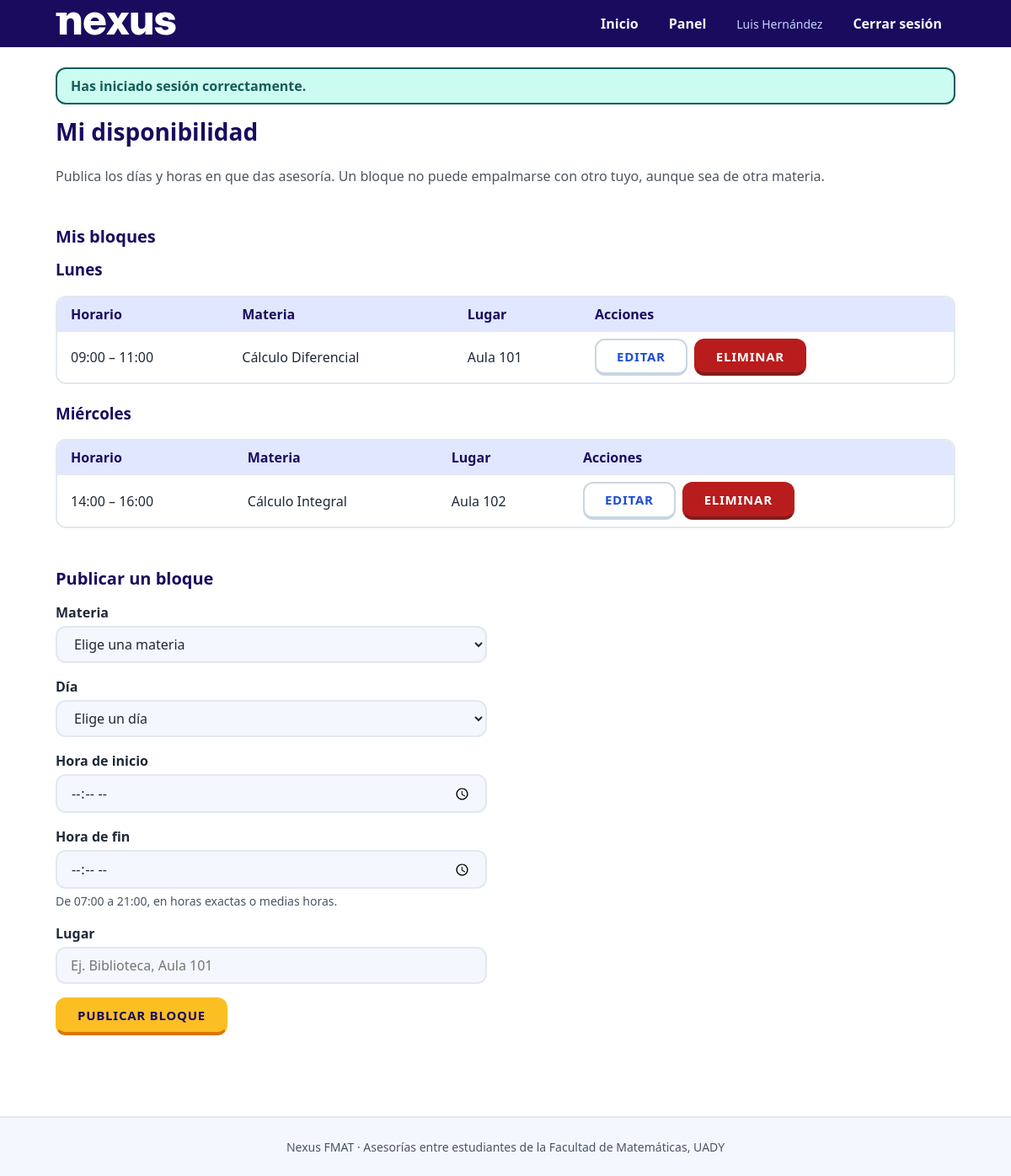
The page /disponibilidad.php (signed in) on the database its author committed.
### tables this page shows
CREATE TABLE disponibilidad (
  id INT UNSIGNED NOT NULL AUTO_INCREMENT,
  asesor_id INT UNSIGNED NOT NULL,
  materia_id INT UNSIGNED NOT NULL,
  dia_semana TINYINT UNSIGNED NOT NULL,
  hora_inicio TIME NOT NULL,
  hora_fin TIME NOT NULL,
  lugar VARCHAR(100) NOT NULL,
  PRIMARY KEY (id),
  CONSTRAINT fk_disponibilidad_asesor_materia
   FOREIGN KEY (asesor_id, materia_id)
   REFERENCES asesor_materia (asesor_id, materia_id)
   ON DELETE CASCADE,
  CONSTRAINT chk_disponibilidad_hora CHECK (hora_inicio < hora_fin),
  CONSTRAINT chk_disponibilidad_dia CHECK (dia_semana BETWEEN 1 AND 6)
);

CREATE TABLE materias (
  id INT UNSIGNED NOT NULL AUTO_INCREMENT,
  clave VARCHAR(50) NOT NULL,
  nombre VARCHAR(100) NOT NULL,
  activa TINYINT(1) NOT NULL DEFAULT 1,
  PRIMARY KEY (id),
  UNIQUE KEY uq_materias_clave (clave)
);

### public/disponibilidad.php (called while the page is built, shortened)
<?php
requiereRol('asesor');
$asesorId = (int) usuarioActual()['id'];
$bloque = BLOQUE_NUEVO;
$errores = [];
$bloquesPorDia = [];
foreach (Disponibilidad::deAsesor($asesorId) as $fila) {
    $fila['horario'] = normalizarHora($fila['hora_inicio']) . ' – ' . normalizarHora($fila['hora_fin']);
    $bloquesPorDia[ucfirst(DIAS_SEMANA[$fila['dia_semana']])][] = $fila;
}
vista('asesor/disponibilidad', [
    'titulo' => 'Mi disponibilidad',
    'materias' => AsesorMateria::materiasDe($asesorId),
    'nombresDia' => array_map('ucfirst', DIAS_SEMANA),
    'bloquesPorDia' => $bloquesPorDia,
    'bloque' => $bloque,
    'errores' => $errores,
]);

### app/includes/db.php (called while the page is built, shortened)
<?php
function db(): PDO
{
    static $pdo = null;
    if ($pdo !== null) {
        return $pdo;
    }
    try {
        $pdo = new PDO(
            'mysql:host=' . DB_HOST . ';dbname=' . DB_NAME . ';charset=utf8mb4',
            DB_USER,
            DB_PASS,
            [
                PDO::ATTR_ERRMODE => PDO::ERRMODE_EXCEPTION,
                PDO::ATTR_DEFAULT_FETCH_MODE => PDO::FETCH_ASSOC,
                PDO::ATTR_EMULATE_PREPARES => false,
            ]
        );
    } catch (PDOException $ex) {
        error_log('Nexus FMAT · error de conexión a la BD: ' . $ex->getMessage());
        abortar(500, 'No se pudo conectar con la base de datos. Intenta más tarde.');
    }
    return $pdo;
}

### app/models/Usuario.php (called while the page is built, shortened)
<?php
final class Usuario
{
    public static function buscarPorId(int $id): ?array
    {
        $stmt = db()->prepare(
            'SELECT id, nombre, apellidos, correo, rol, activo,
                    matricula, licenciatura_id, semestre, creado_en
               FROM usuarios
              WHERE id = :id
              LIMIT 1'
        );
        $stmt->execute(['id' => $id]);
        $usuario = $stmt->fetch();
        return $usuario ?: null;
    }
}

### app/includes/auth.php (called while the page is built, shortened)
<?php
function requiereLogin(): void
{
    $sesion = usuarioActual();
    $id = is_array($sesion) ? (int) ($sesion['id'] ?? 0) : 0;
    $usuario = Usuario::buscarPorId($id);
}
function requiereRol(string ...$roles): void
{
    requiereLogin();
}

### app/models/Disponibilidad.php (called while the page is built, shortened)
<?php
class Disponibilidad
{
    public static function deAsesor(int $asesorId): array
    {
        $stmt = db()->prepare(
            'SELECT d.*, m.nombre AS materia
               FROM disponibilidad d
               JOIN materias m ON m.id = d.materia_id
              WHERE d.asesor_id = ?
              ORDER BY d.dia_semana, d.hora_inicio'
        );
        $stmt->execute([$asesorId]);
        return $stmt->fetchAll();
    }
}

### app/includes/horario.php (called while the page is built, shortened)
<?php
function normalizarHora(string $hora): string
{
    return substr($hora, 0, LONGITUD_HORA);
}

### app/views/asesor/disponibilidad.php (the view, shortened to what this page needs)
<?php
$editando = (int) $bloque['id'] !== 0;
?>
<section class="seccion">
    <h1>Mi disponibilidad</h1>
    <p class="texto-suave">Publica los días y horas en que das asesoría. Un bloque no puede empalmarse con otro tuyo, aunque sea de otra materia.</p>
</section>
<?php if ($materias === []): ?>
    <div class="alerta alerta-info" role="status">
        Todavía no impartes ninguna materia.
        <a href="<?= e(url('mis_materias.php')) ?>">Agrega tus materias</a> para publicar tu disponibilidad.
    </div>
<?php else: ?>
    <section class="seccion">
        <h2>Mis bloques</h2>
        <?php if ($bloquesPorDia === []): ?>
            <p class="texto-suave">Todavía no publicas bloques. Agrega el primero abajo.</p>
        <?php else: ?>
            <?php foreach ($bloquesPorDia as $dia => $bloques): ?>
                <section class="dia-disponibilidad">
                    <h3><?= e($dia) ?></h3>
                    <div class="tabla-envoltura">
                        <table class="tabla">
                            <thead>
                                <tr>
                                    <th scope="col">Horario</th>
                                    <th scope="col">Materia</th>
                                    <th scope="col">Lugar</th>
                                    <th scope="col">Acciones</th>
                                </tr>
                            </thead>
                            <tbody>
                                <?php foreach ($bloques as $fila): ?>
                                    <tr>
                                        <td><?= e($fila['horario']) ?></td>
                                        <td><?= e($fila['materia']) ?></td>
                                        <td><?= e($fila['lugar']) ?></td>
                                        <td>
                                            <div class="acciones">
                                                <a class="boton boton-secundario" href="<?= e(url('disponibilidad.php?editar=' . $fila['id'] . '#formulario-bloque')) ?>">Editar</a>
                                                <form method="post" action="<?= e(url('disponibilidad.php')) ?>">
                                                    <button class="boton boton-peligro" type="submit"
                                                        data-confirmar="¿Eliminar el bloque de <?= e($fila['materia']) ?>, <?= e($dia) ?> <?= e($fila['horario']) ?>?">
                                                        Eliminar
                                                    </button>
                                                </form>
                                            </div>
                                        </td>
                                    </tr>
                                <?php endforeach; ?>
                            </tbody>
                        </table>
                    </div>
                </section>
            <?php endforeach; ?>
        <?php endif; ?>
    </section>
    <section class="seccion" id="formulario-bloque">
        <h2><?= e($editando ? 'Editar bloque' : 'Publicar un bloque') ?></h2>
        <form class="formulario" method="post" action="<?= e(url('disponibilidad.php')) ?>">
            <div class="campo">
                <label for="materia_id">Materia</label>
                <select id="materia_id" name="materia_id" required>
                    <option value="">Elige una materia</option>
                </select>
            </div>
            <div class="campo">
                <label for="dia_semana">Día</label>
                <select id="dia_semana" name="dia_semana" required>
                    <option value="">Elige un día</option>
                </select>
            </div>
            <div class="campo">
                <label for="hora_inicio">Hora de inicio</label>
                <input id="hora_inicio" name="hora_inicio" type="time" value="<?= e($bloque['hora_inicio']) ?>"
                    step="<?= e(MINUTOS_BLOQUE * 60) ?>" min="<?= e(HORA_APERTURA) ?>" max="<?= e(HORA_CIERRE) ?>"
                    aria-describedby="ayuda-horas" required>
            </div>
            <div class="campo">
                <label for="hora_fin">Hora de fin</label>
                <input id="hora_fin" name="hora_fin" type="time" value="<?= e($bloque['hora_fin']) ?>"
                    step="<?= e(MINUTOS_BLOQUE * 60) ?>" min="<?= e(HORA_APERTURA) ?>" max="<?= e(HORA_CIERRE) ?>"
                    aria-describedby="ayuda-horas" required>
                <span class="campo-ayuda" id="ayuda-horas">
                    De <?= e(HORA_APERTURA) ?> a <?= e(HORA_CIERRE) ?>, en horas exactas o medias horas.
                </span>
            </div>
            <div class="campo">
                <label for="lugar">Lugar</label>
                <input id="lugar" name="lugar" type="text" value="<?= e($bloque['lugar']) ?>"
                    maxlength="<?= e(LONGITUD_MAX_LUGAR) ?>" placeholder="Ej. Biblioteca, Aula 101" required>
            </div>
            <div class="acciones">
                <button class="boton boton-destacado" type="submit"><?= e($editando ? 'Guardar cambios' : 'Publicar bloque') ?></button>
            </div>
        </form>
    </section>
<?php endif; ?>

### rows shown on the page
disponibilidad: horario "09:00 – 11:00", materias.nombre "Cálculo Diferencial", lugar "Aula 101"
disponibilidad: horario "14:00 – 16:00", materias.nombre "Cálculo Integral", lugar "Aula 102"

### other values the page prints
$usuarioNav['nombre'] "Luis Hernández"
$aviso['mensaje'] "Has iniciado sesión correctamente."
$dia "Lunes"
$dia "Miércoles"
$editando ? 'Editar bloque' : 'Publicar un bloque' "Publicar un bloque"
HORA_APERTURA "07:00"
HORA_CIERRE "21:00"
$editando ? 'Guardar cambios' : 'Publicar bloque' "PUBLICAR BLOQUE"
